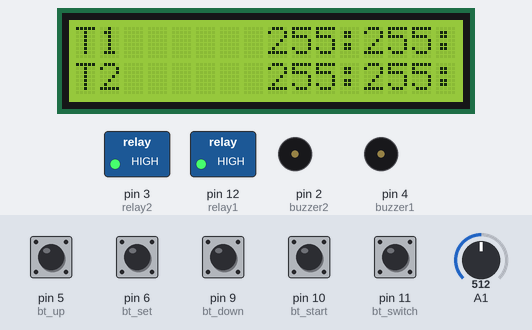
Simulated run of this sketch. Board: Arduino Uno, built with avr-gcc and run on an emulated ATmega328P. Parts: 16×2 character LCD, switched loads named in the sketch (green lamp = pin HIGH), buzzer (waves = sounding, pin HIGH). Inputs (shaded band) come from the test bench; at power-on: pin 5 (bt_up), pin 6 (bt_set), pin 9 (bt_down), pin 10 (bt_start), pin 11 (bt_switch) HIGH, A1 = 512. What the sketch prints to the serial monitor is not drawn.

Above: at 2.2 s.
2.3 s: pin 11 (bt_switch) pulled LOW for 1 s
At 2.63 s:
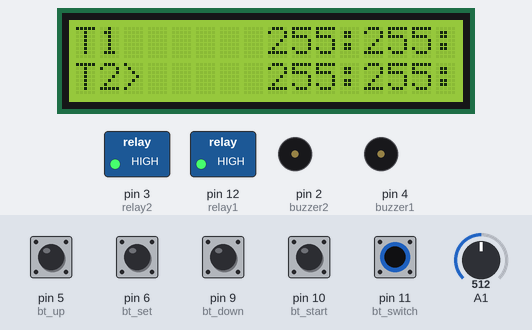
4.9 s: pin 11 (bt_switch) pulled LOW for 0.15 s
6.6 s: pin 5 (bt_up) pulled LOW for 1 s
At 8.3 s:
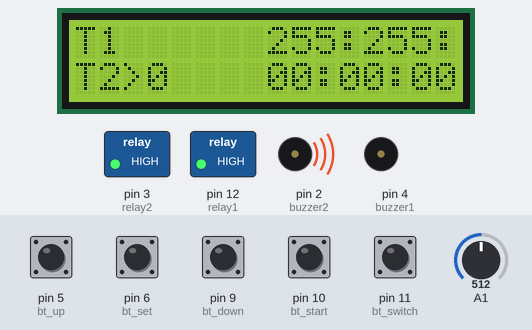
9.1 s: pin 10 (bt_start) pulled LOW for 0.15 s
At 10.3 s:
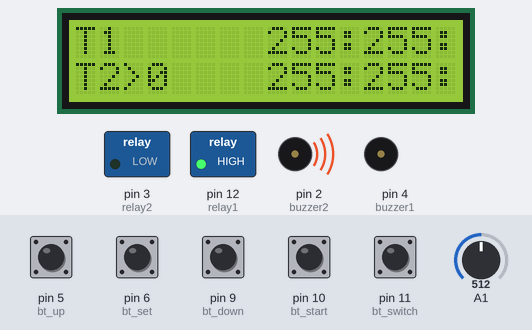
10.7 s: pin 11 (bt_switch) pulled LOW for 0.15 s
At 12.0 s:
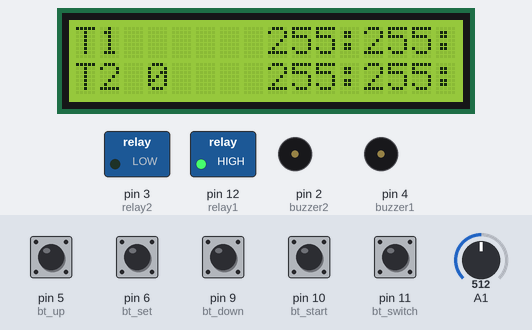
12.3 s: pin 11 (bt_switch) pulled LOW for 0.15 s
At 13.3 s:
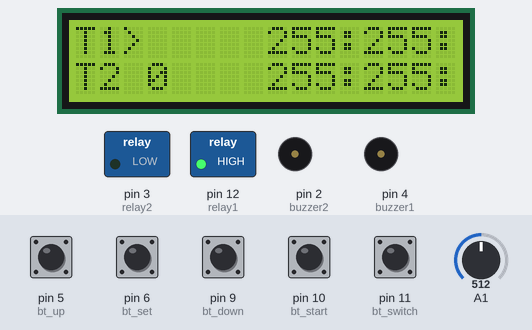
Timing chart, 0 to 14.9 s (numbered marks = the images above; inputs shaded):
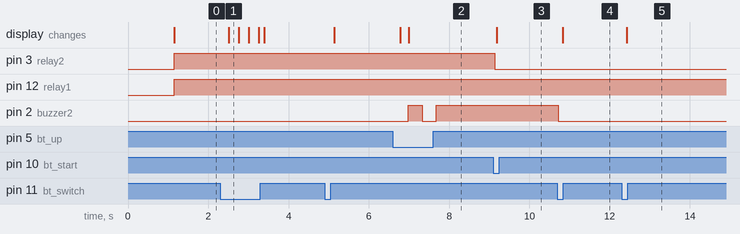

The sketch:

Countdown_Timer.ino
```cpp
#include <LiquidCrystal_I2C.h>
#include "Countimer.h"
Countimer tdown;
Countimer tDown;
LiquidCrystal_I2C lcd(0x27, 16, 2);
#include <EEPROM.h>

#define bt_set    6
#define bt_up     5
#define bt_down   9
#define bt_start  10
#define bt_switch  11

#define relay1 12
#define relay2 3

#define buzzer1 4
#define buzzer2 2

const int sensor1 = A0;
const int sensor2 = A1;

int mVperAmp = 185; // use 100 for 20A Module and 66 for 30A Module
double current = 0;
double IRMS = 0; //root 2 is 0.707
double AmpsRMS = 0;

int switch_set = 0;

int time_s1 = 0;
int time_m1= 0;
int time_h1 = 0;

int time_s2 = 0;
int time_m2= 0;
int time_h2 = 0;

int set1 = 0;
int set2 = 0;

int flag_a1=0, flag_a2=0;
int flag_b1=0, flag_b2=0;

bool buzzerState1 = LOW;
bool buzzerState2 = LOW;

unsigned long previousMillis=0;
unsigned long startTime1 = 0;
unsigned long startTime2 = 0;

int voltage = 220;

void setup() {
Serial.begin (9600);

pinMode(bt_set,   INPUT_PULLUP);
pinMode(bt_up,    INPUT_PULLUP);
pinMode(bt_down,  INPUT_PULLUP);
pinMode(bt_start, INPUT_PULLUP);
pinMode(bt_switch, INPUT_PULLUP);

pinMode(relay1, OUTPUT);
pinMode(relay2, OUTPUT);
pinMode(buzzer1, OUTPUT);
pinMode(buzzer2, OUTPUT);

lcd.begin();
lcd.clear();
lcd.setCursor(0,0);
lcd.print("   Welcome To   ");
lcd.setCursor(0,1);
lcd.print(" Smart Charger ");
tdown.setInterval(print_time1, 999);
tDown.setInterval(print_time2, 999);
eeprom_read1();
eeprom_read2();
delay(1000);
lcd.clear();
}

void print_time1(){
time_s1 = time_s1-1;
if(time_s1<0){time_s1=59; time_m1 = time_m1-1;}
if(time_m1<0){time_m1=59; time_h1 = time_h1-1;}
}

void print_time2(){
time_s2 = time_s2-1;
if(time_s2<0){time_s2=59; time_m2 = time_m2-1;}
if(time_m2<0){time_m2=59; time_h2 = time_h2-1;}
}

void tdownComplete(){Serial.print("ok");}

//tdown.stop();

void loop(){
tDown.run();
tdown.run();


if ( digitalRead (bt_switch) == 0) {
  if (buzzerState1 == 1) {
    buzzerOn(buzzer1, buzzerState1);
  }
  if (buzzerState2 == 1) {
    buzzerOn(buzzer2, buzzerState2);
  }
}

if ( digitalRead (bt_switch) == 0) {
  if (flag_a1==0 && flag_a2==0) {
      flag_a1=1;
      switch_set = switch_set + 1;
      if (switch_set >2) {switch_set = 0;}
      delay(100);
  }
} else {
  flag_a1=0;
}

if ( digitalRead (bt_switch) == 0) {
  if (flag_b1==0 && flag_b2==0) {
//      digitalWrite(buzzer2, LOW);
      flag_b1=1;
      switch_set = switch_set + 1;
      if (switch_set >2) {switch_set = 0;}
      delay(100);
  }
} else {
  flag_b1=0;
}


if(switch_set==1){
  lcd.setCursor(2,0);
  lcd.print(">");
  lcd.setCursor(2,1);
  lcd.print(" ");
  }
if(switch_set==2){
  lcd.setCursor(2,1);
  lcd.print(">");
  lcd.setCursor(2,0);
  lcd.print(" ");
  }
if(switch_set==0){
  lcd.setCursor(2,1);
  lcd.print(" ");
  lcd.setCursor(2,0);
  lcd.print(" ");
  }

if(digitalRead (bt_set) == 0){
  if(flag_a1==0 && flag_a2==0 && switch_set == 1){
    flag_a1=1;
    set1 = set1+1;
    if(set1>3){set1=0;}
    delay(100);
}
}else{flag_a1=0;}

if(digitalRead (bt_set) == 0){
  if(flag_b1==0 && flag_b2==0 && switch_set == 2){
      flag_b1=1;
      set2 = set2+1;
      if(set2>3){set2=0;}
      delay(100);
}
}else{flag_b1=0;}

if(digitalRead (bt_up) == 0 && switch_set == 1){
    if(set1==0){tdown.start(); flag_a2=1;}
    if(set1==1){time_s1++;}
    if(set1==2){time_m1++;}
    if(set1==3){time_h1++;}
    if(time_s1>59){time_s1=0;}
    if(time_m1>59){time_m1=0;}
    if(time_h1>99){time_h1=0;}
    if(set1>0){eeprom_write1();}
    delay(100);
}

if(digitalRead (bt_up) == 0 && switch_set == 2){
  if(set2==0){tDown.start(); flag_b2=1;}
  if(set2==1){time_s2++;}
  if(set2==2){time_m2++;}
  if(set2==3){time_h2++;}
  if(time_s2>59){time_s2=0;}
  if(time_m2>59){time_m2=0;}
  if(time_h2>99){time_h2=0;}
  if(set2>0){eeprom_write2();}
  delay(100);
}

if(digitalRead (bt_down) == 0 && switch_set == 1){
  if(set1==0){tdown.stop(); flag_a2=0;}
  if(set1==1){time_s1--;}
  if(set1==2){time_m1--;}
  if(set1==3){time_h1--;}
  if(time_s1<0){time_s1=59;}
  if(time_m1<0){time_m1=59;}
  if(time_h1<0){time_h1=99;}
  if(set1>0){eeprom_write1();}
  delay(100);
}

if(digitalRead (bt_down) == 0 && switch_set == 2){
  if(set2==0){tDown.stop(); flag_b2=0;}
  if(set2==1){time_s2--;}
  if(set2==2){time_m2--;}
  if(set2==3){time_h2--;}
  if(time_s2<0){time_s2=59;}
  if(time_m2<0){time_m2=59;}
  if(time_h2<0){time_h2=99;}
  if(set2>0){eeprom_write2();}
  delay(100);
}

if(digitalRead (bt_start) == 0 && switch_set == 1){
  flag_a2=1;
  eeprom_read1();
  digitalWrite(relay1, LOW);
  tdown.restart();
  tdown.start();
  startTime1 = millis();
}

if(digitalRead (bt_start) == 0 && switch_set == 2){
  flag_b2=1;
  eeprom_read2();
  digitalWrite(relay2, LOW);
  tDown.restart();
  tDown.start();
  startTime2 = millis();
}

lcd.setCursor(0,0);
if(set1==0){lcd.print("T1");}
lcd.setCursor(6,0);
if(set1==0){lcd.print("  ");}

lcd.setCursor(14,0);
if(set1==1 && switch_set==1){lcd.print("  ");}
lcd.setCursor(11,0);
if(set1==2 && switch_set==1){lcd.print("  ");}
lcd.setCursor(8,0);
if(set1==3 && switch_set==1){lcd.print("  ");}

lcd.setCursor(8,0);
if(time_h1<=9){lcd.print("0");}
lcd.print(time_h1);
lcd.print(":");
if(time_m1<=9){lcd.print("0");}
lcd.print(time_m1);
lcd.print(":");
if(time_s1<=9){lcd.print("0");}
lcd.print(time_s1);
lcd.print("   ");

lcd.setCursor(0,1);
if(set2==0){lcd.print("T2");}
lcd.setCursor(6,1);
if(set2==0){lcd.print("  ");}

lcd.setCursor(14,1);
if(set2==1 && switch_set==2){lcd.print("  ");}
lcd.setCursor(11,1);
if(set2==2 && switch_set==2){lcd.print("  ");}
lcd.setCursor(8,1);
if(set2==3 && switch_set==2){lcd.print("  ");}

lcd.setCursor(8,1);
if(time_h2<=9){lcd.print("0");}
lcd.print(time_h2);
lcd.print(":");
if(time_m2<=9){lcd.print("0");}
lcd.print(time_m2);
lcd.print(":");
if(time_s2<=9){lcd.print("0");}
lcd.print(time_s2);
lcd.print("   ");

if(time_s1==0 && time_m1==0 && time_h1==0 && flag_a2==1){
  flag_a2=0;
  tdown.stop();
  current = getIPP(sensor1);
  IRMS = (current/2.0) *0.707; //root 2 is 0.707
  AmpsRMS = (IRMS * 1000)/mVperAmp;
  unsigned long endTime1 = millis();
  int duration1 = (endTime1-startTime1)/1000;
  float power = voltage*AmpsRMS*duration1;
  if (power>1000000) {
    power = power/1000000;

    lcd.setCursor(3,0);
    lcd.print(power);

    lcd.setCursor(7,0);
    lcd.print("M");
  }
  if (power>1000) {
    power = power/1000;

    lcd.setCursor(3,0);
    lcd.print(power);

    lcd.setCursor(7,0);
    lcd.print("K");
  }
  else {
    int power_ = power;
    lcd.setCursor(3,0);
    lcd.print(power_);
  }
  buzzerState1 = buzzerOn(buzzer1, buzzerState1);
}

if(time_s2==0 && time_m2==0 && time_h2==0 && flag_b2==1){
  flag_b2=0;
  tDown.stop();
  current = getIPP(sensor2);
  IRMS = (current/2.0) *0.707; //root 2 is 0.707
  AmpsRMS = (IRMS * 1000)/mVperAmp;
  unsigned long endTime2 = millis();
  int duration2 = (endTime2-startTime2)/1000;
  float power = voltage*AmpsRMS*duration2;
  if (power>1000000) {
    power = power/1000000;

    lcd.setCursor(3,1);
    lcd.print(power);

    lcd.setCursor(7,1);
    lcd.print("M");
  }
  if (power>1000) {
    power = power/1000;

    lcd.setCursor(3,1);
    lcd.print(power);

    lcd.setCursor(7,1);
    lcd.print("K");
  }
  else {
    int power_ = power;
    lcd.setCursor(3,1);
    lcd.print(power_);
  }
  buzzerState2 = buzzerOn(buzzer2, buzzerState2);
}

if(flag_a2==1){digitalWrite(relay1, LOW);}
else{digitalWrite(relay1, HIGH);}

if(flag_b2==1){digitalWrite(relay2, LOW);}
else{digitalWrite(relay2, HIGH);}
//delay(1);
}

void eeprom_write1(){
EEPROM.write(1, time_s1);
EEPROM.write(2, time_m1);
EEPROM.write(3, time_h1);
}

void eeprom_write2(){
EEPROM.write(4, time_s2);
EEPROM.write(5, time_m2);
EEPROM.write(6, time_h2);
}

void eeprom_read1(){
time_s1 =  EEPROM.read(1);
time_m1 =  EEPROM.read(2);
time_h1 =  EEPROM.read(3);
}

void eeprom_read2(){
time_s2 =  EEPROM.read(4);
time_m2 =  EEPROM.read(5);
time_h2 =  EEPROM.read(6);
}

int buzzerOn(int pin, bool buzzerState){
  buzzerState = !buzzerState; // "toggles" the state
  digitalWrite(pin, buzzerState);
  return buzzerState;
}

  float getIPP(int numSensor) {
    float result;
    int readValue; //value read from the sensor
    int maxValue = 0; // store max value here
    int minValue = 1024; // store min value here

    uint32_t start_time = millis();
    while((millis()-start_time) < 200) //sample for 200ms
    {
      readValue = analogRead(numSensor);
      if (readValue > maxValue) {maxValue = readValue;}
      if (readValue < minValue) {minValue = readValue;}
     }
    result = ((maxValue-minValue)*4.6)/1024.0;
    Serial.println(result);
    if (result < 0.1) {
      result = 0;
    }
    Serial.println(result);
    return result;
}
```

Measured:
- after the input at 2.3 s, the display: changes after 0.21 s (image 1)
- after the input at 6.6 s, pin 2 (buzzer2): LOW → HIGH after 0.39 s, → LOW 0.35 s later, → HIGH 0.35 s later; the display: first changes after 0.18 s (image 2 shows a later state)
- after the input at 9.1 s, pin 3 (relay2): HIGH → LOW at once; the display: changes after 0.08 s (image 3)
- after the input at 10.7 s, pin 2 (buzzer2): HIGH → LOW at once; the display: changes after 0.13 s (image 4)
- after the input at 12.3 s, the display: changes after 0.12 s (image 5)
